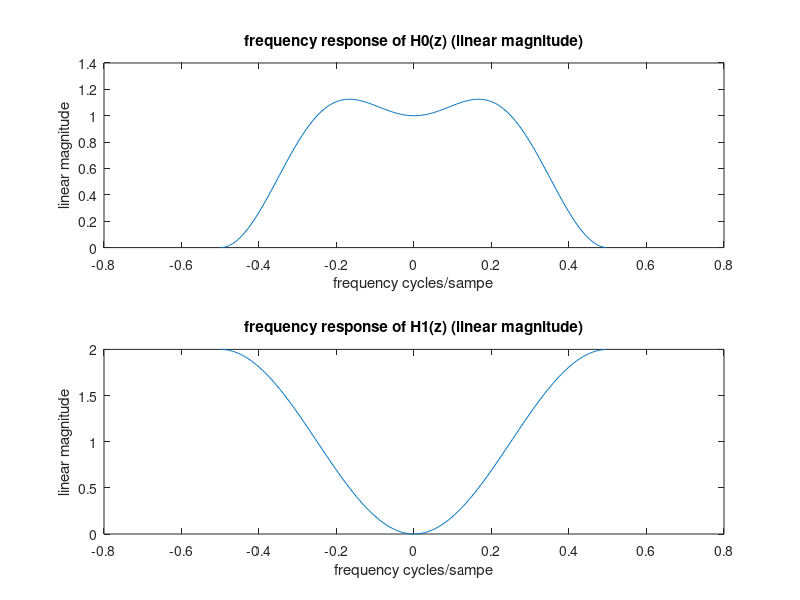

The MATLAB script that drew this image: (Note: this script raises an error after producing the figure.)
% obatin the data sample
load('washington.mat')
x=myRecording;

% define the filter parameters
h0=0.125*[-1,2,6,2,-1];
f0=0.5*[1,2,1];
h1=0.5*[1,-2,1];
f1=0.125*[1,2,-6,2,1];

% plot the frequency response of H0(z) and H1(z)
subplot(2,1,1)
plot((-128:127)/256,abs(fftshift(fft(h0,256))))
title('frequency response of H0(z) (linear magnitude)')
xlabel('frequency cycles/sampe')
ylabel('linear magnitude')

subplot(2,1,2)
plot((-128:127)/256,abs(fftshift(fft(h1,256))))
title('frequency response of H1(z) (linear magnitude)')
xlabel('frequency cycles/sampe')
ylabel('linear magnitude')

% passing data sample through the LPF and HPF
y0=filter(h0,1,x);
y1=filter(h1,1,x);

% downsample
v0=downsample(y0,2);
v1=downsample(y1,2);

% upsample
u0=upsample(v0,2);
u1=upsample(v1,2);

% passing the data through the synthesis
x_recover=filter(f0,1,u0)+filter(f1,1,u1);

playObj=audioplayer(x_recover,8000)
play(playObj)